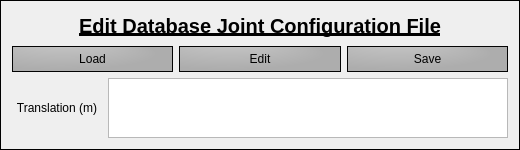
              <widget class="QFrame" name="jointConfigFileFrame">
               <property name="sizePolicy">
                <sizepolicy hsizetype="Expanding" vsizetype="Minimum">
                 <horstretch>0</horstretch>
                 <verstretch>0</verstretch>
                </sizepolicy>
               </property>
               <property name="minimumSize">
                <size>
                 <width>450</width>
                 <height>150</height>
                </size>
               </property>
               <property name="maximumSize">
                <size>
                 <width>1000</width>
                 <height>150</height>
                </size>
               </property>
               <property name="frameShape">
                <enum>QFrame::Box</enum>
               </property>
               <property name="frameShadow">
                <enum>QFrame::Plain</enum>
               </property>
               <layout class="QVBoxLayout" name="verticalLayout_10">
                <item>
                 <widget class="QLabel" name="label_13">
                  <property name="font">
                   <font>
                    <pointsize>15</pointsize>
                    <bold>true</bold>
                    <underline>true</underline>
                   </font>
                  </property>
                  <property name="text">
                   <string>Edit Database Joint Configuration File</string>
                  </property>
                  <property name="alignment">
                   <set>Qt::AlignCenter</set>
                  </property>
                 </widget>
                </item>
                <item>
                 <layout class="QHBoxLayout" name="horizontalLayout_24">
                  <item>
                   <widget class="QPushButton" name="loadJointConfigFileButton">
                    <property name="styleSheet">
                     <string notr="true">QPushButton {
color: black;
border: 1px solid #030303;
border-style: outset;
background: qradialgradient(cx: 0.3, cy: 0.3, fx: 0.4, fy: -1.2,radius: 0.6, stop: 0 #c9c9c9, stop: 1 #adadad);
padding: 5px;
}

QPushButton:hover {
background: qradialgradient(cx: 0.3, cy: -0.3, fx: -0.4, fy: 0.4,radius: 1.1, stop: 0 #c9c9c9, stop: 1 #adbdf7);
}

QPushButton:pressed {
border: 1px solid #a4b1fc;
background: qradialgradient(cx: -0.3, cy: 0.3, fx: 0.4, fy: -0.4,radius: 1.3, stop: 0 #c9c9c9, stop: 1 #f2f0f0);
}</string>
                    </property>
                    <property name="text">
                     <string>Load</string>
                    </property>
                    <property name="autoDefault">
                     <bool>false</bool>
                    </property>
                    <property name="default">
                     <bool>false</bool>
                    </property>
                    <property name="flat">
                     <bool>false</bool>
                    </property>
                   </widget>
                  </item>
                  <item>
                   <widget class="QPushButton" name="editJointConfigFileButton">
                    <property name="styleSheet">
                     <string notr="true">QPushButton {
color: black;
border: 1px solid #030303;
border-style: outset;
background: qradialgradient(cx: 0.3, cy: 0.3, fx: 0.4, fy: -1.2,radius: 0.6, stop: 0 #c9c9c9, stop: 1 #adadad);
padding: 5px;
}

QPushButton:hover {
background: qradialgradient(cx: 0.3, cy: -0.3, fx: -0.4, fy: 0.4,radius: 1.1, stop: 0 #c9c9c9, stop: 1 #adbdf7);
}

QPushButton:pressed {
border: 1px solid #a4b1fc;
background: qradialgradient(cx: -0.3, cy: 0.3, fx: 0.4, fy: -0.4,radius: 1.3, stop: 0 #c9c9c9, stop: 1 #f2f0f0);
}</string>
                    </property>
                    <property name="text">
                     <string>Edit</string>
                    </property>
                    <property name="autoDefault">
                     <bool>false</bool>
                    </property>
                    <property name="default">
                     <bool>false</bool>
                    </property>
                    <property name="flat">
                     <bool>false</bool>
                    </property>
                   </widget>
                  </item>
                  <item>
                   <widget class="QPushButton" name="saveJointConfigFileButton">
                    <property name="styleSheet">
                     <string notr="true">QPushButton {
color: black;
border: 1px solid #030303;
border-style: outset;
background: qradialgradient(cx: 0.3, cy: 0.3, fx: 0.4, fy: -1.2,radius: 0.6, stop: 0 #c9c9c9, stop: 1 #adadad);
padding: 5px;
}

QPushButton:hover {
background: qradialgradient(cx: 0.3, cy: -0.3, fx: -0.4, fy: 0.4,radius: 1.1, stop: 0 #c9c9c9, stop: 1 #adbdf7);
}

QPushButton:pressed {
border: 1px solid #a4b1fc;
background: qradialgradient(cx: -0.3, cy: 0.3, fx: 0.4, fy: -0.4,radius: 1.3, stop: 0 #c9c9c9, stop: 1 #f2f0f0);
}</string>
                    </property>
                    <property name="text">
                     <string>Save</string>
                    </property>
                    <property name="autoDefault">
                     <bool>false</bool>
                    </property>
                    <property name="default">
                     <bool>false</bool>
                    </property>
                    <property name="flat">
                     <bool>false</bool>
                    </property>
                   </widget>
                  </item>
                 </layout>
                </item>
                <item>
                 <layout class="QHBoxLayout" name="horizontalLayout_25">
                  <item>
                   <widget class="QLabel" name="label_14">
                    <property name="sizePolicy">
                     <sizepolicy hsizetype="Minimum" vsizetype="Minimum">
                      <horstretch>0</horstretch>
                      <verstretch>0</verstretch>
                     </sizepolicy>
                    </property>
                    <property name="minimumSize">
                     <size>
                      <width>90</width>
                      <height>25</height>
                     </size>
                    </property>
                    <property name="maximumSize">
                     <size>
                      <width>90</width>
                      <height>25</height>
                     </size>
                    </property>
                    <property name="text">
                     <string>Translation (m)</string>
                    </property>
                    <property name="alignment">
                     <set>Qt::AlignCenter</set>
                    </property>
                   </widget>
                  </item>
                  <item>
                   <widget class="QTextBrowser" name="textBrowser">
                    <property name="sizePolicy">
                     <sizepolicy hsizetype="Minimum" vsizetype="Minimum">
                      <horstretch>0</horstretch>
                      <verstretch>0</verstretch>
                     </sizepolicy>
                    </property>
                    <property name="minimumSize">
                     <size>
                      <width>400</width>
                      <height>60</height>
                     </size>
                    </property>
                    <property name="maximumSize">
                     <size>
                      <width>400</width>
                      <height>60</height>
                     </size>
                    </property>
                    <property name="readOnly">
                     <bool>false</bool>
                    </property>
                   </widget>
                  </item>
                 </layout>
                </item>
               </layout>
              </widget>
